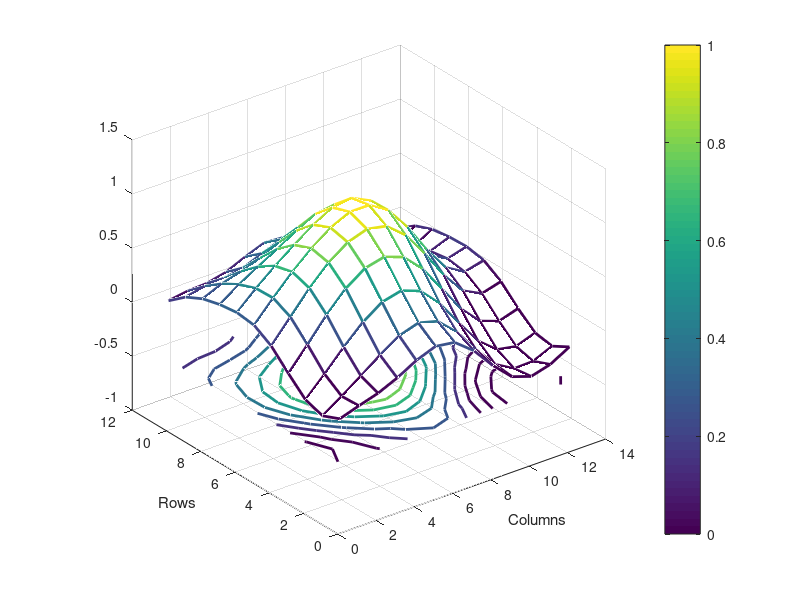
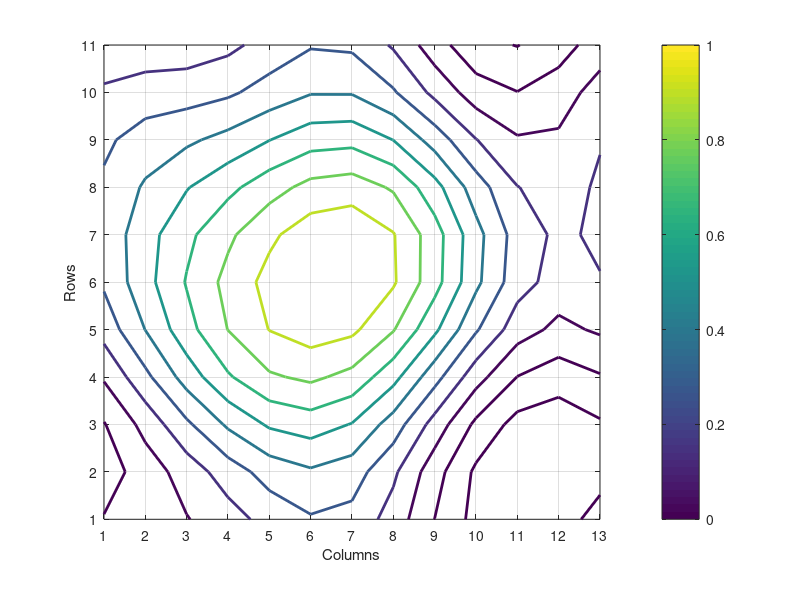
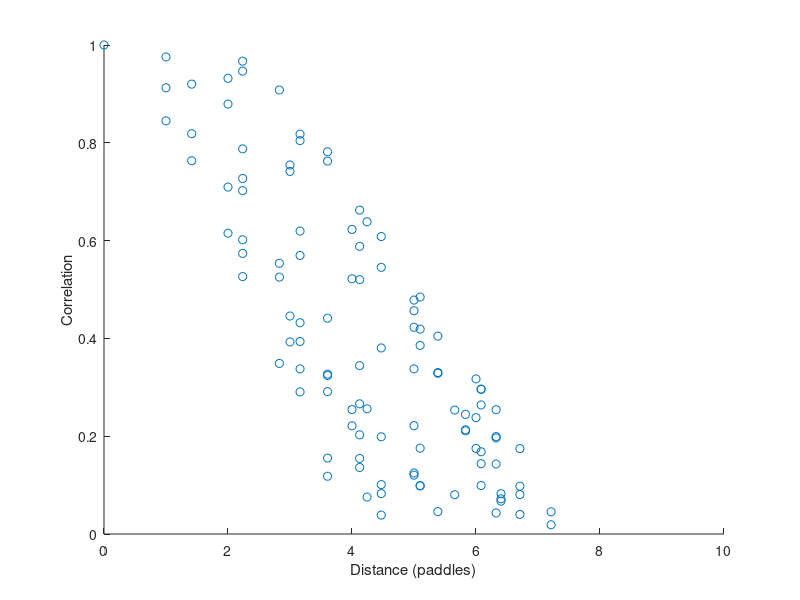
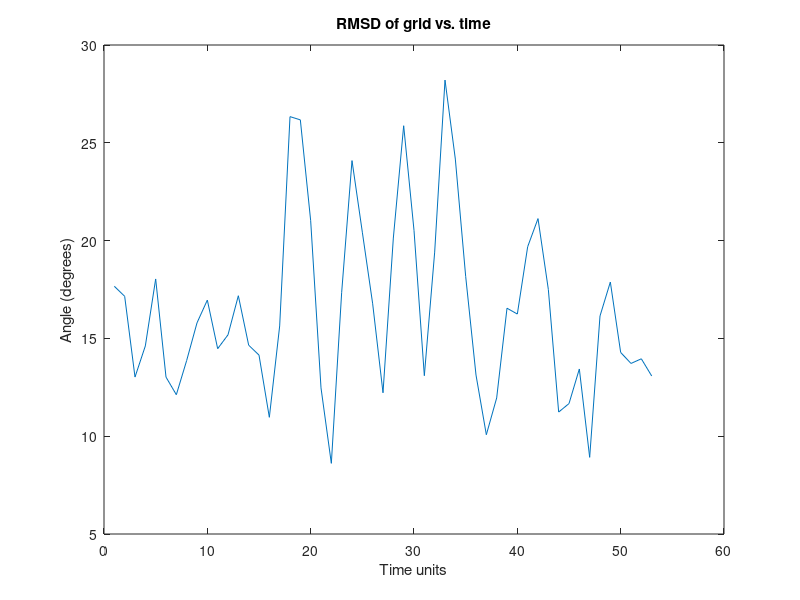

Source code (MATLAB) for these figures, in order: (Note: this script raises an error after producing the figures.)
% plots the mesh, contour plot and 3D scatter plot of correlation of all
% other paddles on the grid with a user specified paddle (row, col)
% in the 3D plots the color is the correlation 
% Used to test accuracy of kernels written in C++
% Horace Zhang + Jessie Liu Summer 2014
% Modified by Nathan Wei, Summer 2015

clear all;
close all;

% MODIFY THIS ------------------------------------------------------------------
pathstring = fileparts('/Users/nathan/Documents/Code/PaddleCode/');
%pathstring = fileparts('/Users/nathan/Documents/Data/data07_30_15/');
addpath(pathstring);
A = load('angleservo_cM_g2.txt'); %load in the angle data file generated from menuII (with the angle header removed)
%choose paddle with which you want to see the correlation of other paddles 
padrow = 7;
padcol = 7;

% ---------------------------------------------------------------------
size = size(A);
time = size(1);
norm = 0;
a = zeros(11,13); % "a" is the row*col matrix. a(i,j) is the correlation of that paddle with the (padrow, padcol) paddle.
padangle = zeros(time,1); % stores angle at each timeslice for chosen paddle
inst_corr = zeros(11,13,time); % stores correlation of each paddle with chosen paddle, over time
avgangle = zeros(time,1); % stores average angle of each timeslice
rmsd = zeros(time,1); % stores rmsd of each timeslice

for t = 1 : time
    timeslice = A(t,:);
    agrid = reshape(timeslice,13,11);
    agrid = transpose(agrid); %convert timeslice to 11*13 matrix
    norm = norm + agrid(padrow,padcol)*agrid(padrow,padcol); %normalization
    padangle(t) = agrid(padrow,padcol);
    
%calculate correlation
    for i = 1 : 11
        for j = 1 : 13
            a(i,j) = a(i,j) + agrid(i,j)*agrid(padrow,padcol);
            %inst_corr(i,j,t) = (agrid(i,j)*agrid(padrow,padcol))/(agrid(padrow,padcol)*agrid(padrow,padcol));
            avgangle(t) = avgangle(t) + (agrid(i,j) / 143);
        end
    end
end

a = a./time; % calculate average
a = a./(norm/time); %normalization
%{
%calculate temporal correlation (CURRENTLY NONFUNCTIONAL)
temp_norm = 0;
padcorr = zeros(time,1); % stores unnormalized correlation for each timeslice

for i = 1 : time
    temp_norm = temp_norm + (padangle(i)*padangle(i)); % same job as norm
    for j = 1 : time
        if i == j
            continue;
        else
            padcorr(i) = padcorr(i) + (padangle(i)*padangle(j));
        end
    end
end

padcorr = padcorr./(time - 1); % calculate average over time-1 comparisons
padcorr = padcorr./(temp_norm/(time - 1)); % normalization
%}
%calculate distance to every other paddle (no wrapping around)

for i = 1 : 11
    for j = 1 : 13
        dist(i,j) = sqrt((i-padrow)^2+(j-padcol)^2);
    end
end

for t = 1 : time
    agrid = transpose(reshape(A(t,:),13,11));
    for i = 1 : 11
        for j = 1 : 13
            rmsd(t) = rmsd(t) + (agrid(i,j)-avgangle(t))^2 / 143;
        end
    end
    rmsd(t) = sqrt(rmsd(t));
end

%plot mesh
figure(1);
set(gca, 'fontsize', 45)
m2 = meshc(a);
set(m2, 'LineWidth', 2)
xlabel('Columns');
ylabel('Rows');
colorbar;
caxis([0 1]); %keep the colorbar scale the same

%plot contour map
figure(2);
set(gca, 'fontsize', 45)
m3 = contour(a, 'LineWidth', 2);
grid on;
xlabel('Columns');
ylabel('Rows');
set(gca,'XTick',1:13);
set(gca,'YTick',1:11);
caxis([0 1]);
colorbar;

% plot correlation vs. distance
figure(3);
d = dist(:);
corr = a(:);
scatter(d,corr);
xlabel('Distance (paddles)');
ylabel('Correlation');
ylim([0,1]);

fid = fopen('res.txt','wt');
for i=1:length(d)
     fprintf(fid,'%.4f  %.4f  \n', d(i), corr(i));
end;

% plot temporal correlation of chosen paddle vs. time
%{
figure(4);
plot(padcorr,'o');
xlabel('Time units'); % temporal spacing between timeslices
ystring = sprintf('Correlation of Paddle (%d,%d)',padcol,padrow);
ylabel(ystring);
%}
% plot RMSD of grid over time
figure(4);
plot(rmsd);
title('RMSD of grid vs. time');
xlabel('Time units');
ylabel('Angle (degrees)');
fprintf('Average RMS = %.4f \n', mean(rmsd));


% Angle visualizer (shows changes over time and saves result as movie)
disp(time);
for i = 1 : time;
    figure(5);
    disp(i);
    set(gca, 'fontsize', 45)
    m5 = meshc(transpose(reshape(A(i,:),13,11)));
    set(m5, 'LineWidth', .3)
    title('Paddle angles over time');
    xlabel('Columns');
    ylabel('Rows');
    zlim([-90 90]);
    caxis([-90 90]);
    colorbar;
    F(i) = getframe;
    drawnow
end
% Play movie (frames array, number of times, frame rate)
%movie(F, 2)

% Save movie
writerObj = VideoWriter('test', 'MPEG-4'); % create VideoWriter object
writerObj.FrameRate = 30; % set frame rate (default = 30)
open(writerObj); % open VideoWriter object for editing
for i = 1 : length(F);
    writeVideo(writerObj, F(i)); % write in frames one by one
end
close(writerObj); % close VideoWriter object (finishes movie-making)
disp('Saved test.mp4!');

